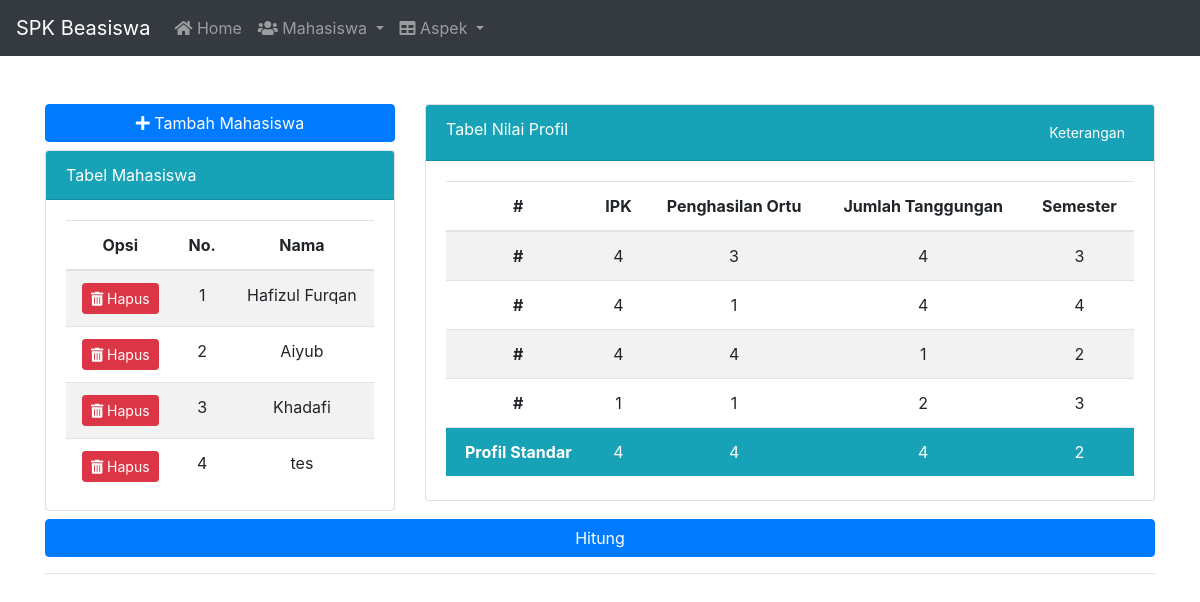
Screenshot of /mhs.php with the database file from the repository.
### tables this page shows
CREATE TABLE `mhs` (
  `id` int(11) NOT NULL,
  `nama` varchar(64) NOT NULL,
  `profil_ipk` int(11) NOT NULL,
  `profil_penghasilanortu` int(11) NOT NULL,
  `profil_tanggungan` int(11) NOT NULL,
  `profil_semester` int(11) NOT NULL
);

CREATE TABLE `profil_standar` (
  `id` int(11) NOT NULL,
  `kriteria_id` int(11) NOT NULL,
  `subkriteria_id` int(11) NOT NULL,
  `nilaiprofil_std` int(11) NOT NULL
);

### functions.php (called while the page is built, shortened)
<?php
$conn = mysqli_connect('localhost', 'root', '', 'db_spk_beasiswa_pma');
function query($query)
{
    global $conn;
    $res = mysqli_query($conn, $query);
    $rows = [];
    while ($row = mysqli_fetch_assoc($res)) {
        $rows[] = $row;
    }
    return $rows;
}

### mhs.php (the view, shortened to what this page needs)
<?php
require_once('functions.php');
$mahasiswa = query("SELECT * FROM mhs");
$std = query("SELECT * FROM profil_standar");
?>
<!DOCTYPE html>
<html lang="en">
<head>
    <link rel="stylesheet" href="https://cdn.jsdelivr.net/npm/bootstrap@4.5.3/dist/css/bootstrap.min.css">
    <link rel="stylesheet" href="https://cdnjs.cloudflare.com/ajax/libs/font-awesome/5.11.0/css/all.min.css">
    <link rel="stylesheet" href="assets/css/style.css">
</head>
<body>
    <?php
    include_once('template.php');
    ?>
    <div class="container">
        <div class="row mt-5 mb-5">
            <div class="col-md-4">
                <a href="mhs_tambah.php" class="btn btn-primary btn-block mb-2">
                    <i class="fa fa-plus"></i> Tambah Mahasiswa
                </a>
                <div class="card">
                    <div class="card-header badge-info">
                        <div class="display-6">Tabel Mahasiswa</div>
                    </div>
                    <div class="card-body pb-0 mb-0">
                        <table class="table table-hover table-striped text-center">
                            <thead>
                                <tr>
                                    <th>Opsi</th>
                                    <th>No.</th>
                                    <th>Nama</th>
                                </tr>
                            </thead>
                            <tbody>
                                <?php $i = 1; ?>
                                <?php foreach ($mahasiswa as $mhs) : ?>
                                    <tr>
                                        <td>
                                            <a onclick="return confirm('Apakah anda yakin ingin menghapus data ini?');" href="mhs_hapus.php?id=<?= $mhs['id']; ?>" class="btn btn-sm btn-danger"><i class="fa fa-trash-alt"></i> Hapus</a>
                                        </td>
                                        <td><?= $i; ?></td>
                                        <td><?= $mhs['nama']; ?></td>
                                    </tr>
                                    <?php $i++; ?>
                                <?php endforeach; ?>
                            </tbody>
                        </table>
                    </div>
                </div>
            </div>
            <div class="col-md-8">
                <div class="card">
                    <div class="card-header badge-info">
                        <div class="row">
                            <div class="col-md-6">
                                <div class="display-6">Tabel Nilai Profil</div>
                            </div>
                            <div class="col-md-6 ">
                                <button type="button" data-toggle="modal" data-target="#modalKet" class="btn btn-sm btn-info float-right">Keterangan</button>
                            </div>
                        </div>
                    </div>
                    <div class="card-body pb-2 mb-0">
                        <form action="" method="post">
                            <table class="table table-hover table-striped text-center">
                                <thead>
                                    <tr>
                                        <th>#</th>
                                        <th>IPK</th>
                                        <th>Penghasilan Ortu</th>
                                        <th>Jumlah Tanggungan</th>
                                        <th>Semester</th>
                                    </tr>
                                </thead>
                                <tbody>
                                    <?php foreach ($mahasiswa as $data) : ?>
                                        <tr>
                                            <th>#</th>
                                            <td><?= $data['profil_ipk']; ?></td>
                                            <td><?= $data['profil_penghasilanortu']; ?></td>
                                            <td><?= $data['profil_tanggungan']; ?></td>
                                            <td><?= $data['profil_semester']; ?></td>
                                        </tr>
                                    <?php endforeach; ?>
                                </tbody>
                                <tfoot>
                                    <tr class="badge-info">
                                        <td><b>Profil Standar</b></td>
                                        <?php foreach ($std as $row) : ?>
                                            <td><?= $row['nilaiprofil_std']; ?></td>
                                        <?php endforeach; ?>
                                    </tr>
                                </tfoot>
                            </table>
                    </div>
                </div>
            </div>
            <div class="col-md-12">
                <button type="submit" name="hasil" class="btn btn-primary btn-block mt-2">Hitung</button>
                <hr>
            </div>
        </div>
    </div>
</body>
</html>

### rows the page displays
mhs: nama "Hafizul Furqan", profil_ipk "4", profil_penghasilanortu "3", profil_tanggungan "4", profil_semester "3"
mhs: nama "Aiyub", profil_ipk "4", profil_penghasilanortu "1", profil_tanggungan "4", profil_semester "4"
mhs: nama "Khadafi", profil_ipk "4", profil_penghasilanortu "4", profil_tanggungan "1", profil_semester "2"
mhs: nama "tes", profil_ipk "1", profil_penghasilanortu "1", profil_tanggungan "2", profil_semester "3"
profil_standar: nilaiprofil_std "4"
profil_standar: nilaiprofil_std "4"
profil_standar: nilaiprofil_std "4"
profil_standar: nilaiprofil_std "2"
